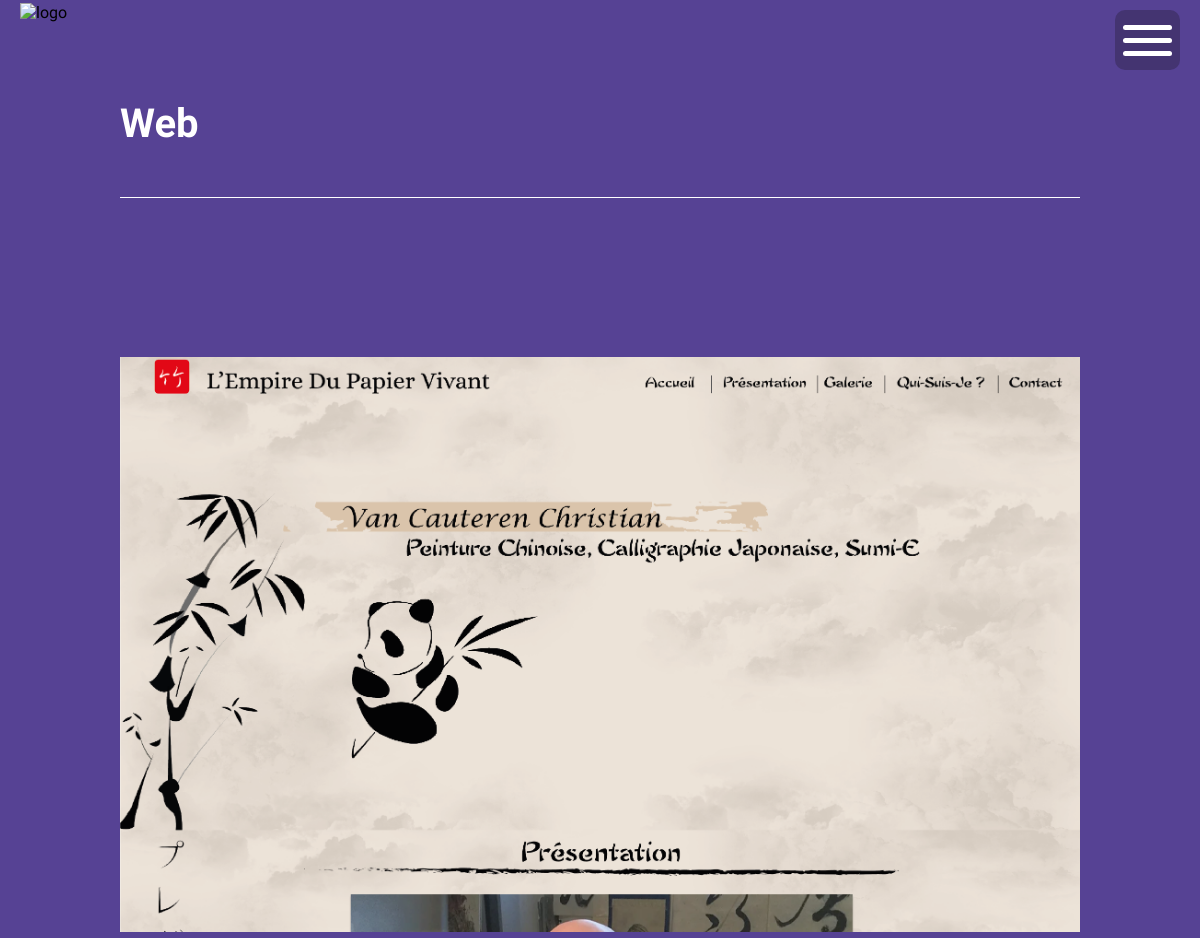
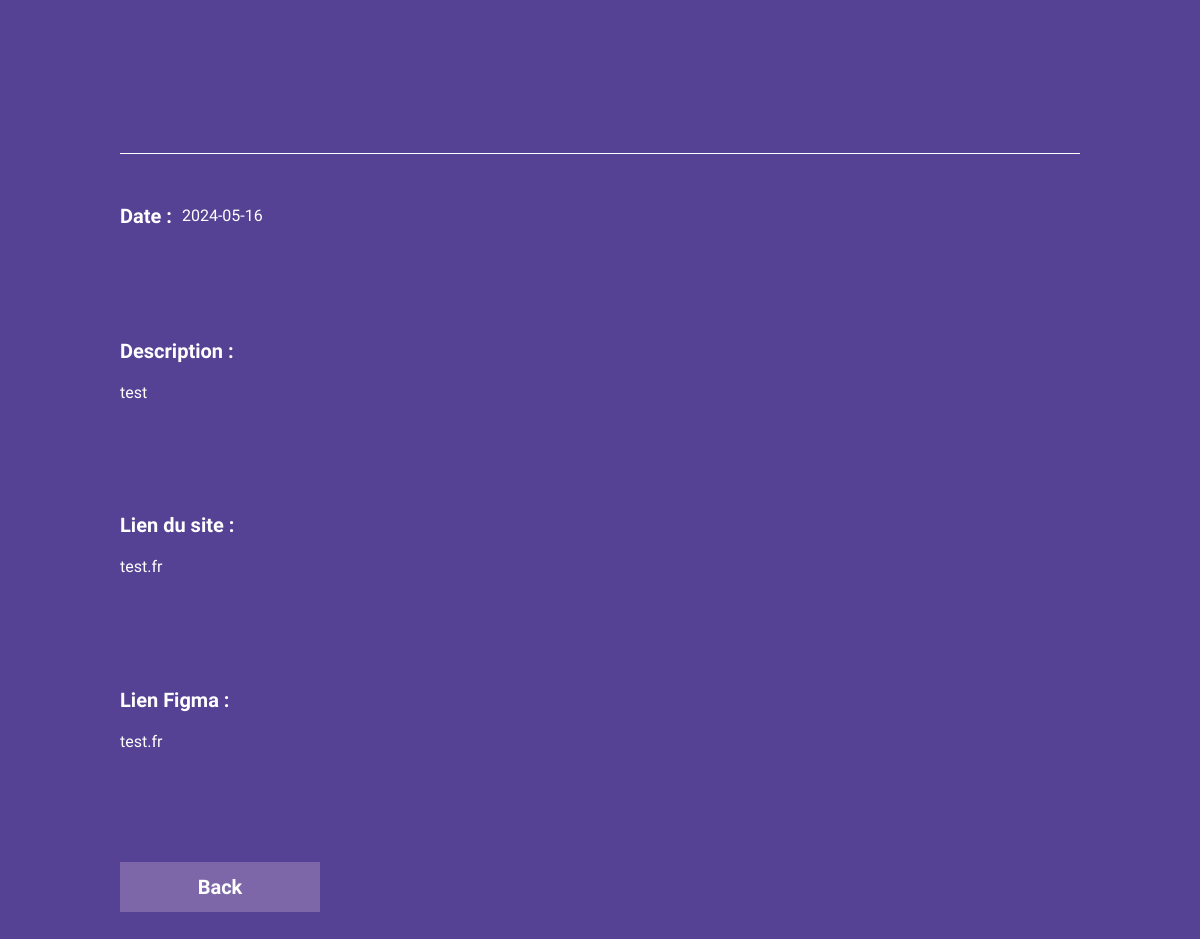
The app's page /showweb.php?id=4 with its own data (2 pictures, top to bottom).
### tables this page shows
CREATE TABLE IF NOT EXISTS `web` (
  `id` int NOT NULL AUTO_INCREMENT,
  `nom` varchar(255) NOT NULL,
  `photo` varchar(255) NOT NULL,
  `url` varchar(255) NOT NULL,
  `figma` varchar(255) NOT NULL,
  `description` text NOT NULL,
  `date` date NOT NULL,
  PRIMARY KEY (`id`)
);

### showweb.php (the view, shortened to what this page needs)
<?php
    if(isset($_GET['id']))
    {
        $id = htmlspecialchars($_GET['id']);
    }else{
        header("LOCATION:404.php");
    }
    require "connexion.php";
    $req = $bdd->prepare("SELECT * FROM web WHERE id=?");
    $req->execute([$id]);
    $don = $req->fetch();
?>
<!DOCTYPE html>
<html lang="fr">
<head>
    <link rel="stylesheet" type="text/css" href="style.css">
</head>
<body>
<?php
    include("headfoot/header.php");
?>
    <div class="slide slideshow">
        <div class="contentshow">
            <div class="contentshow2">
                <h1><?= $don['nom'] ?></h1>
                <div class="contentshowimg">
                    <img src="images/<?= $don['photo'] ?>" alt="image de <?= $don['nom'] ?>">
                </div>
            </div>
            <div class="contentshow3">
                <div class="date">Date : <div><?= $don['date'] ?></div></div>
                <div class="description">Description : <div><?= nl2br($don['description']) ?></div></div>
                <div class="url">Lien du site : <div><a href="<?= nl2br($don['url']) ?>"><?= nl2br($don['url']) ?></a></div></div>
                <div class="url">Lien Figma : <div><a href="<?= nl2br($don['figma']) ?>"><?= nl2br($don['figma']) ?></a></div></div>
                <div class="btnback2">
                    <a href="animation.php" class="btnback">Back</a>
                </div>
            </div>
        </div>
    </div>
</body>
</html>

### style.css (style rules this page uses)
* { margin: 0; padding: 0; }
html,body { height: 100%; font-family: "Rajdhani", sans-serif; scroll-behavior: smooth; }
.slide { min-height: 100vh; overflow: hidden; }
.btnback { width: 200px; height: 50px; display: flex; align-items: center; justify-content: center; background-color: #7D67A9; transition: all 1s; z-index: 1; color: white; font-size: 20px; text-decoration: none; font-weight: 700; transition: all 1s; z-index: 2; }
.btnback2 { width: 200px; height: 50px; background-color:#ffd2f7; z-index: 1; margin-left: 80px; }
.slideshow { display: flex; justify-content: center; align-items: center; background-color: #564294; }
.contentshow { width: 90%; height: 1100px; margin-top: 100px; display: flex; justify-content: space-between; transition: all 1s; }
.contentshow2 { width: 50%; height: 100%; display: flex; justify-content: space-between; flex-direction: column; margin-bottom: 50px; transition: all 1s; }
.contentshow2 h1 { color: white; font-size: 40px; transition: all 1s; }
.contentshowimg { width: 100%; height: 90%; display: flex; justify-content: center; align-items: center; overflow: hidden; background-color: #33286800; border-top: solid 1px white; border-bottom: solid 1px white; margin-bottom: 50px; }
.contentshow2 img { width: 100%; }
.contentshow3 { width: 45%; display: flex; flex-direction: column; justify-content: space-between; height: 85%; align-self: flex-end; margin-bottom: 50px; }
.date { color: white; font-size: 20px; font-weight: 700; display: flex; align-items: center; }
.date div { font-size: 16px; font-weight: 400; margin-left: 10px; }
.description { color: white; font-size: 20px; font-weight: 700; }
.description div { font-size: 16px; font-weight: 300; margin-top: 20px; }
.url { color: white; font-size: 20px; font-weight: 700; }
.url div { font-size: 16px; font-weight: 300; margin-top: 20px; }
.url div a { text-decoration: none; color: white; }
.contentshow3 .btnback2 { margin-left: 0; }
@media all and (max-width: 2240px) { .contentshow { width: 90%; height: 900px; margin-top: 100px; } }
@media all and (max-width: 2240px) { .contentshow2 { width: 50%; height: 100%; } }
@media all and (max-width: 2240px) { .contentshowimg { height: 85%; } }
@media all and (max-width: 2240px) { .contentshow3 { width: 45%; height: 85%; } }
@media all and (max-width: 1500px) { .contentshow { height: 800px; } }
@media all and (max-width: 1300px) { .contentshow { width: 80%; height: 1800px; flex-direction: column; } }
@media all and (max-width: 1300px) { .contentshow2 { width: 100%; height: 70%; } }
@media all and (max-width: 1300px) { .contentshowimg { width: 100%; height: 90%; margin-bottom: 0; } }
@media all and (max-width: 1300px) { .contentshow3 { width: 100%; height: 50%; } }
@media all and (max-width: 1200px) { .btnback2 { align-self: flex-start; } }

### records on screen
web: nom "Web", photo (picture), date "2024-05-16", description "test", url "test.fr", figma "test.fr"
